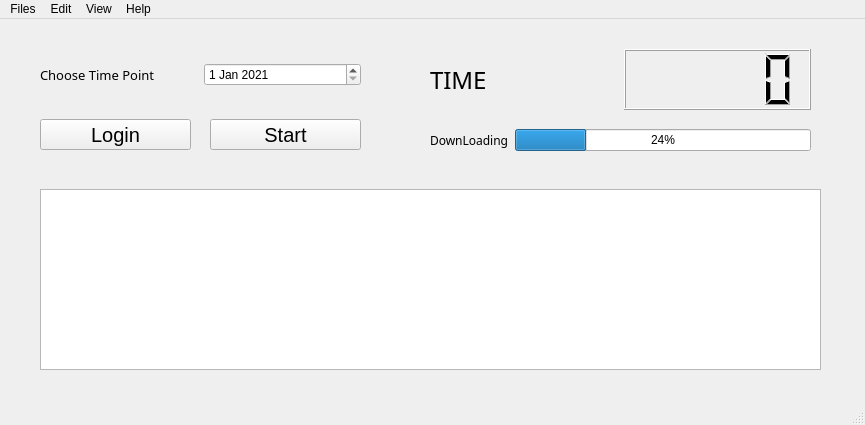
<?xml version="1.0" encoding="UTF-8"?>
<ui version="4.0">
 <class>MainWindow</class>
 <widget class="QMainWindow" name="MainWindow">
  <property name="geometry">
   <rect>
    <x>0</x>
    <y>0</y>
    <width>865</width>
    <height>425</height>
   </rect>
  </property>
  <property name="windowTitle">
   <string>WeChat_Info_DownLoader</string>
  </property>
  <widget class="QWidget" name="centralwidget">
   <widget class="QPushButton" name="pushButton">
    <property name="geometry">
     <rect>
      <x>210</x>
      <y>100</y>
      <width>151</width>
      <height>31</height>
     </rect>
    </property>
    <property name="font">
     <font>
      <family>Arial</family>
      <pointsize>15</pointsize>
     </font>
    </property>
    <property name="text">
     <string>Start</string>
    </property>
   </widget>
   <widget class="QTextBrowser" name="textBrowser">
    <property name="geometry">
     <rect>
      <x>40</x>
      <y>170</y>
      <width>781</width>
      <height>181</height>
     </rect>
    </property>
   </widget>
   <widget class="QWidget" name="layoutWidget">
    <property name="geometry">
     <rect>
      <x>40</x>
      <y>30</y>
      <width>321</width>
      <height>51</height>
     </rect>
    </property>
    <layout class="QHBoxLayout" name="horizontalLayout">
     <item>
      <widget class="QLabel" name="label">
       <property name="font">
        <font>
         <family>微软雅黑</family>
         <pointsize>10</pointsize>
         <weight>50</weight>
         <bold>false</bold>
        </font>
       </property>
       <property name="text">
        <string>Choose Time Point</string>
       </property>
      </widget>
     </item>
     <item>
      <widget class="QDateEdit" name="dateEdit">
       <property name="contextMenuPolicy">
        <enum>Qt::DefaultContextMenu</enum>
       </property>
       <property name="date">
        <date>
         <year>2021</year>
         <month>1</month>
         <day>1</day>
        </date>
       </property>
      </widget>
     </item>
    </layout>
   </widget>
   <widget class="QWidget" name="layoutWidget">
    <property name="geometry">
     <rect>
      <x>430</x>
      <y>30</y>
      <width>381</width>
      <height>61</height>
     </rect>
    </property>
    <layout class="QHBoxLayout" name="horizontalLayout_2">
     <item>
      <widget class="QLabel" name="label_2">
       <property name="font">
        <font>
         <family>微软雅黑</family>
         <pointsize>18</pointsize>
        </font>
       </property>
       <property name="text">
        <string>TIME</string>
       </property>
      </widget>
     </item>
     <item>
      <widget class="QLCDNumber" name="lcdNumber"/>
     </item>
    </layout>
   </widget>
   <widget class="QWidget" name="layoutWidget">
    <property name="geometry">
     <rect>
      <x>430</x>
      <y>110</y>
      <width>381</width>
      <height>22</height>
     </rect>
    </property>
    <layout class="QHBoxLayout" name="horizontalLayout_3">
     <item>
      <widget class="QLabel" name="label_3">
       <property name="font">
        <font>
         <family>微软雅黑</family>
        </font>
       </property>
       <property name="text">
        <string>DownLoading</string>
       </property>
      </widget>
     </item>
     <item>
      <widget class="QProgressBar" name="progressBar">
       <property name="value">
        <number>24</number>
       </property>
      </widget>
     </item>
    </layout>
   </widget>
   <widget class="QPushButton" name="pushButton_2">
    <property name="geometry">
     <rect>
      <x>40</x>
      <y>100</y>
      <width>151</width>
      <height>31</height>
     </rect>
    </property>
    <property name="font">
     <font>
      <family>Arial</family>
      <pointsize>15</pointsize>
     </font>
    </property>
    <property name="text">
     <string>Login</string>
    </property>
   </widget>
  </widget>
  <widget class="QMenuBar" name="menubar">
   <property name="geometry">
    <rect>
     <x>0</x>
     <y>0</y>
     <width>865</width>
     <height>23</height>
    </rect>
   </property>
   <widget class="QMenu" name="menuFiles">
    <property name="title">
     <string>Files</string>
    </property>
   </widget>
   <widget class="QMenu" name="menuEdit">
    <property name="title">
     <string>Edit</string>
    </property>
   </widget>
   <widget class="QMenu" name="menuView">
    <property name="title">
     <string>View</string>
    </property>
   </widget>
   <widget class="QMenu" name="menuHelp">
    <property name="title">
     <string>Help</string>
    </property>
   </widget>
   <addaction name="menuFiles"/>
   <addaction name="menuEdit"/>
   <addaction name="menuView"/>
   <addaction name="menuHelp"/>
  </widget>
  <widget class="QStatusBar" name="statusbar"/>
  <action name="actionView">
   <property name="text">
    <string>View</string>
   </property>
  </action>
 </widget>
 <resources/>
 <connections/>
</ui>
